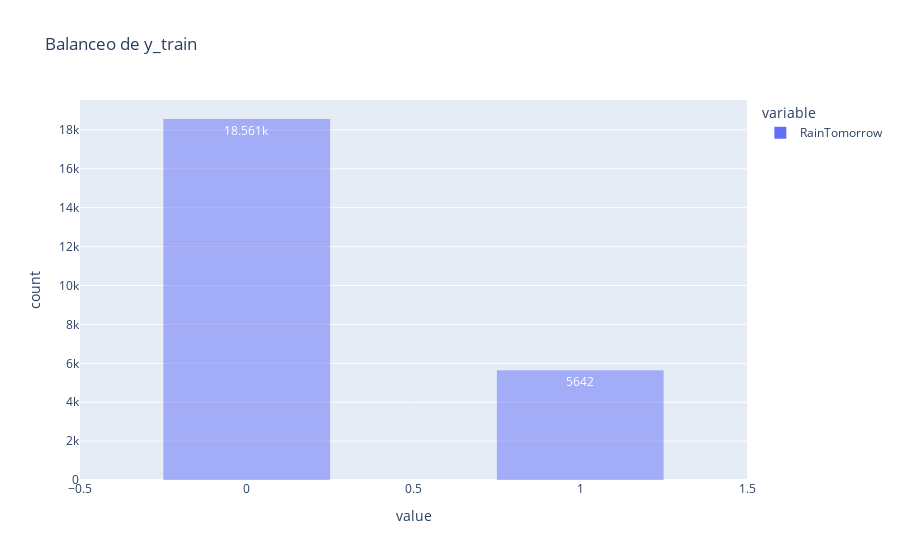

Write notebook code for a chart like this one.
### Code cell
fig = px.histogram(y_train, title = 'Balanceo de y_train', barmode='overlay', text_auto=True)
fig.update_layout(bargap=0.5)
fig.show()

### Figure 1 — Plotly figure (JSON) as saved in the notebook; plotly's stock layout.template omitted (floating-point values rounded to 4 significant figures; data arrays with more than 128 entries replaced by an {"elided": "..."} marker saying what was removed)
{"data": [{"alignmentgroup": "True", "bingroup": "x", "hovertemplate": "variable=RainTomorrow<br>value=%{x}<br>count=%{y}<extra></extra>", "legendgroup": "RainTomorrow", "marker": {"color": "#636efa", "opacity": 0.5, "pattern": {"shape": ""}}, "name": "RainTomorrow", "offsetgroup": "RainTomorrow", "orientation": "v", "showlegend": true, "texttemplate": "%{value}", "type": "histogram", "x": {"elided": "24203 int values"}, "xaxis": "x", "yaxis": "y"}], "layout": {"bargap": 0.5, "barmode": "overlay", "legend": {"title": {"text": "variable"}, "tracegroupgap": 0}, "title": {"text": "Balanceo de y_train"}, "xaxis": {"anchor": "y", "domain": [0, 1], "title": {"text": "value"}}, "yaxis": {"anchor": "x", "domain": [0, 1], "title": {"text": "count"}}}}
